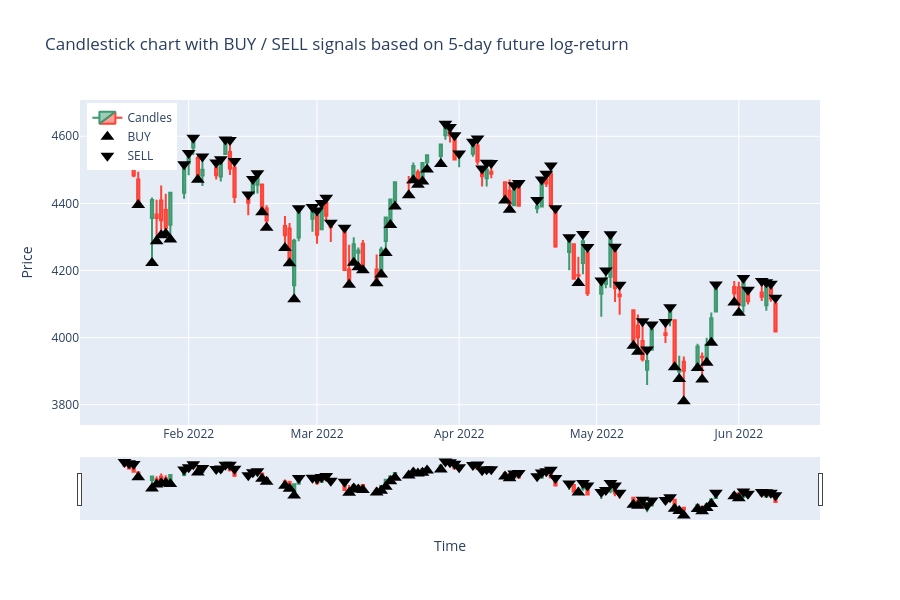

This figure's notebook cell:
### Code cell
# Take a small sample (e.g. 100 points near the end)
df_slice = df_ta.iloc[-200:-100].copy()
# Identify signals
buy_signals = df_slice[df_slice['Target'] > 0.02]
sell_signals = df_slice[df_slice['Target'] < -0.02]
# Create candlestick figure
fig = go.Figure(data=[go.Candlestick(
    x=df_slice.index,   # use index for x-axis
    open=df_slice['Open'],
    high=df_slice['High'],
    low=df_slice['Low'],
    close=df_slice['Close'],
    name='Candles'
)])
# BUY signals (triangle-up)
fig.add_trace(go.Scatter(
    x=buy_signals.index,
    y=buy_signals['Low'],  # anchor near candle low
    mode='markers', 
    marker=dict(symbol='triangle-up', size=12, color='black'), 
    name='BUY'
))
# SELL signals (triangle-down)
fig.add_trace(go.Scatter(
    x=sell_signals.index,
    y=sell_signals['High'],  # anchor near candle high
    mode='markers', 
    marker=dict(symbol='triangle-down', size=12, color='black'),
    name='SELL'
))
fig.update_layout(
    title=f"Candlestick chart with BUY / SELL signals based on {HORIZON}-day future log-return",
    xaxis_title="Time", 
    yaxis_title="Price", 
    height=600,
    legend=dict(x=0.01, y=0.99)
)
path = "plots/improved_lstm_return_last_test_sample.png"
fig.write_image(path)
fig.show()
display(Image(filename=path)) # Display static image (GitHub-compatible)
